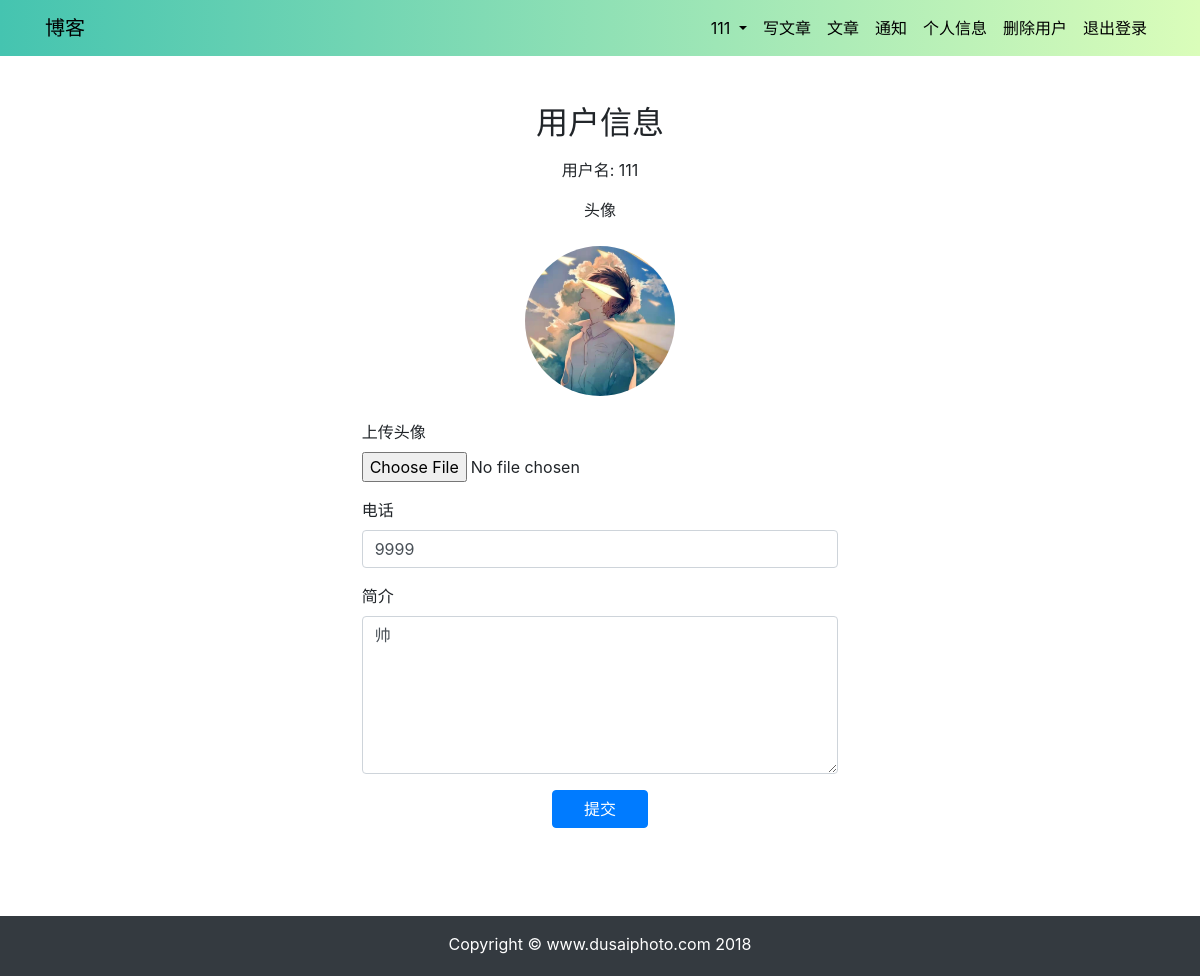
/userprofile/edit/9/ (signed in), run on the app's committed database.
### userprofile/models.py (models this page shows, shortened)
class Profile(models.Model):
    user = models.OneToOneField(User, on_delete=models.CASCADE, related_name='profile')
    phone = models.CharField(max_length=20, blank=True)
    avatar = models.ImageField(upload_to='avatar/%Y%m%d/', blank=True)
    bio = models.TextField(max_length=500, blank=True)

### userprofile/views.py (the view)
# urls.py: path('edit/<int:id>/', views.profile_edit, name='edit'),
@login_required(login_url='/userprofile/login/')
def profile_edit(request, id):
    user = User.objects.get(id=id)
    if Profile.objects.filter(user_id=id).exists():
        profile = Profile.objects.get(user_id=id)
    else:
        profile = Profile.objects.create(user=user)
    if request.method == 'POST':
        if request.user != user:
            return HttpResponse("你没有权限修改此用户信息。")
        profile_form = ProfileForm(request.POST, request.FILES)
        if profile_form.is_valid():
            profile_cd = profile_form.cleaned_data
            profile.phone = profile_cd['phone']
            profile.bio = profile_cd['bio']
            if 'avatar' in request.FILES:
                profile.avatar = profile_cd["avatar"]
            profile.save()
            return redirect("userprofile:edit", id=id)
        else:
            return HttpResponse("注册表单输入有误。请重新输入~")
    elif request.method == 'GET':
        profile_form = ProfileForm()
        context = { 'profile_form': profile_form, 'profile': profile, 'user': user }
        return render(request, 'userprofile/edit.html', context)
    else:
        return HttpResponse("请使用GET或POST请求数据")

### userprofile/forms.py
class ProfileForm(forms.ModelForm):
    class Meta:
        model = Profile
        fields = ('phone', 'avatar', 'bio')

### templates/userprofile/edit.html (shortened to what this page needs)
{% extends "base.html" %}
{% load staticfiles %}
{% block content %}
<div class="container mt-5">
    <div class="row justify-content-center">
        <div class="col-md-8">
            <h2 class="text-center">用户信息</h2>
            <div class="row mt-3">
                <div class="col text-center">用户名: {{ user.username }}</div>
            </div>
            <div class="row mt-3 justify-content-center">
                <div class="col-auto text-center">
                    {% if profile.avatar %}
                        <p>头像</p>
                        <img src="{{ profile.avatar.url }}" alt="Avatar" style="max-width: 150px; border-radius: 50%;" class="rounded-circle img-fluid mt-2">
                    {% else %}
                        <h5>暂无头像</h5>
                    {% endif %}
                </div>
            </div>
            <form method="post" action="." enctype="multipart/form-data" class="mt-4">
                <div class="form-group row justify-content-center">
                    <div class="col-sm-8">
                        <label for="avatar">上传头像</label>
                        <input type="file" class="form-control-file" name="avatar" id="avatar">
                    </div>
                </div>
                <div class="form-group row justify-content-center">
                    <div class="col-sm-8">
                        <label for="phone">电话</label>
                        <input type="text" class="form-control" id="phone" name="phone" value="{{ profile.phone }}">
                    </div>
                </div>
                <div class="form-group row justify-content-center">
                    <div class="col-sm-8">
                        <label for="bio">简介</label>
                        <textarea type="text" class="form-control" id="bio" name="bio" rows="6">{{ profile.bio }}</textarea>
                    </div>
                </div>
                <div class="row justify-content-center mt-3">
                    <div class="col-sm-2">
                        <button type="submit" class="btn btn-primary btn-block">提交</button>
                    </div>
                </div>
            </form>
        </div>
    </div>
</div>
{% endblock content %}

### templates/header.html (shortened to what this page needs)
{% load notifications_tags %}
{% load static %}
<link rel="stylesheet" type="text/css" href="{% static 'css/custom.css' %}">
<nav class="navbar navbar-expand-lg navbar-dark" style="background: linear-gradient(to right, #45C4B0, #DAFDBA);">
  <div class="container">
    <a class="navbar-brand" href="#" style="color: black;">博客</a>
   {% if user.is_authenticated %}
    <div>
      <ul class="navbar-nav">
          <li class="nav-item dropdown">
            <a class="nav-link dropdown-toggle" href="#" id="navbarDropdown" role="button" data-toggle="dropdown" aria-haspopup="true" aria-expanded="false" style="color: black;">
                {{ user.username }}
            </a>
       </li>
        <li class="nav-item">
            <a class="nav-link" href="{% url 'article:article_create' %}" style="color: black;"onmouseover="this.style.color='red';"
               onmouseout="this.style.color='black';">
                写文章
            </a>
        </li>
        <li class="nav-item">
            <a class="nav-link" href="{% url 'article:article_list' %}" style="color: black;"onmouseover="this.style.color='red';"
               onmouseout="this.style.color='black';">
                文章
            </a>
        </li>
        <li class="nav-item">
            <a class="nav-link" href="{% url 'notice:list' %}"
               style="color: black;"
               onmouseover="this.style.color='red';"
               onmouseout="this.style.color='black';">
                通知
            </a>
        </li>
        <li class="nav-item">
            <a class="nav-link" href='{% url "userprofile:edit" user.id %}' style="color: black;" onmouseover="this.style.color='red';"
               onmouseout="this.style.color='black';">
                个人信息
            </a>
        </li>
        <li class="nav-item">
            <a class="nav-link" href="#" onclick="user_delete()" style="color: black;" onmouseover="this.style.color='red';"
               onmouseout="this.style.color='black';">
                删除用户
            </a>
        </li>
        <li class="nav-item">
            <a class="nav-link" href='{% url "userprofile:logout" %}' style="color: black;" onmouseover="this.style.color='red';"
               onmouseout="this.style.color='black';">
                退出登录
            </a>
        </li>
      </ul>
    </div>
   {% endif %}
  </div>
</nav>

### templates/base.html (style rules this page uses)
html, body { height: 100%; margin: 0; }

### data on the page
Profile: avatar (picture), phone "9999", bio "帅"

### other printed values
{{ user.username }} "111"
